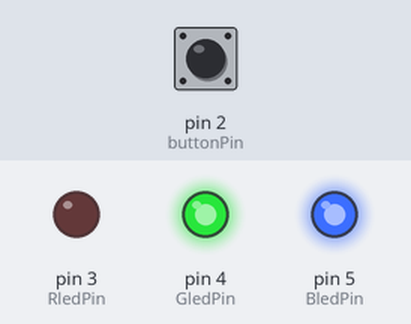
The sketch below on a simulated Arduino Uno, built with avr-gcc and run on an emulated ATmega328P. Parts: output pins drawn as LEDs (lit = HIGH). Inputs (shaded band) come from the test bench; at power-on: pin 2 (buttonPin) LOW.

Above: at 0.5 s.
At 2.5 s:
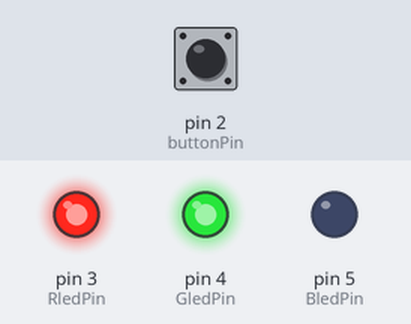
At 5.5 s:
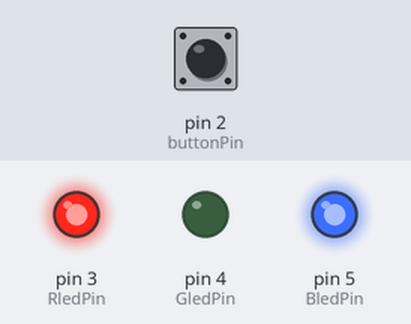
At 7.5 s:
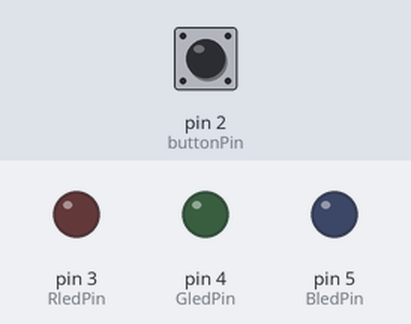
Timing chart, 0 to 9.2 s (numbered marks = the images above):
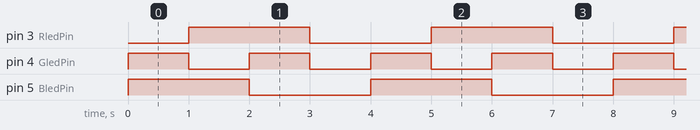

Measured:
- by itself, pin 3 (RledPin), pin 5 (BledPin): alternates HIGH for 2.0 s and LOW for 2.0 s
- by itself, pin 4 (GledPin): alternates HIGH for 1.0 s and LOW for 1.0 s
- by itself, everything shown: repeats every 4.0 s, in 4 steps

The sketch:

red-green-blue-white-reverse.ino
```cpp
const int buttonPin = 2;
const int RledPin = 3;
const int GledPin = 4;
const int BledPin = 5;

int ledcolor = 0;
int buttonState = 0;
bool ButtonPressed = false;
unsigned long previousMillis = 0;
const long interval = 1000;
bool ledColorOrder = true;

void setup() {
  // put your setup code here, to run once:
pinMode(buttonPin, INPUT);
pinMode(RledPin, OUTPUT);
pinMode(GledPin, OUTPUT);
pinMode(BledPin, OUTPUT);
}

void loop() {
  // put your main code here, to run repeatedly:
  buttonState = digitalRead(buttonPin);
  if(buttonState == HIGH && !ButtonPressed){
    ledColorOrder = !ledColorOrder;
    ButtonPressed = true;
    //delay(100);
  }
  if(buttonState == LOW && ButtonPressed){
    ButtonPressed = false;
  }

  unsigned long currentMillis = millis();
  if (currentMillis - previousMillis >= interval) {
    previousMillis = currentMillis;
    if(ledColorOrder == true){
      ledcolor = ledcolor +1;
      if(ledcolor > 3)
      ledcolor = 0;
    }
    else{
      ledcolor = ledcolor - 1;
      if(ledcolor < 0)
        ledcolor = 3;
      }
    }

  if(ledcolor == 0){
    //red
    digitalWrite(RledPin, LOW);
    digitalWrite(GledPin, HIGH);
    digitalWrite(BledPin, HIGH);
  }
  else if(ledcolor == 1){
    //green
    digitalWrite(RledPin, HIGH);
    digitalWrite(GledPin, LOW);
    digitalWrite(BledPin, HIGH);
  }
  else if(ledcolor == 2) {
    //blue
    digitalWrite(RledPin, HIGH);
    digitalWrite(GledPin, HIGH);
    digitalWrite(BledPin, LOW);
  }
  else if(ledcolor == 3) {
    //white
    digitalWrite(RledPin, LOW);
    digitalWrite(GledPin, LOW);
    digitalWrite(BledPin, LOW);
  }
}
```
